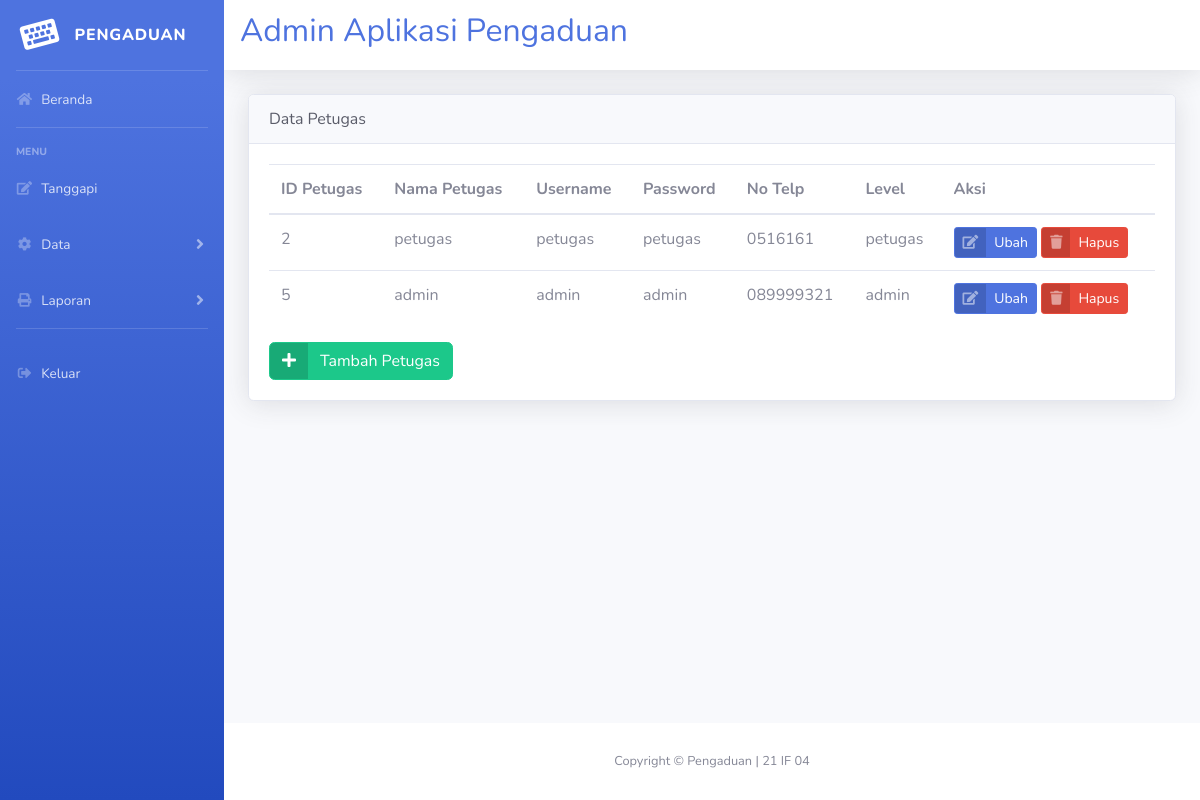
The app's page /admin/admin.php?url=lihat_petugas (signed in) with its own data.
### tables this page shows
CREATE TABLE `petugas` (
  `id_petugas` int(50) NOT NULL,
  `nama_petugas` varchar(50) NOT NULL,
  `username` varchar(50) NOT NULL,
  `password` varchar(50) NOT NULL,
  `telp` varchar(50) NOT NULL,
  `level` enum('admin','petugas','','') NOT NULL
);

### admin/lihat_petugas.php (the view, shortened to what this page needs)
<!DOCTYPE html>
<html lang="en">
    <head>
        <link href="../vendor/fontawesome-free/css/all.min.css" rel="stylesheet" type="text/css">
        <link href="../css/sb-admin-2.min.css" rel="stylesheet">
    </head>
    <body id="page-top">
    <div class="card shadow">
        <div class="card-header text-dark">
            Data Petugas
        </div>
        <div class="card-body">
            <table class="table table-hover">
                <thead>
                    <tr>
                        <th>ID Petugas</th>
                        <th>Nama Petugas</th>
                        <th>Username</th>
                        <th>Password</th>
                        <th>No Telp</th>
                        <th>Level</th>
                        <th>Aksi</th>
                    </tr>
                </thead>
                <tbody>
                    <?php
                    include "../koneksi.php";
                    $query = mysqli_query($conn, "SELECT * FROM petugas");
                    while ($d = mysqli_fetch_array($query)) {
                        ?>
                        <tr>
                            <td><?php echo $d['id_petugas'] ?></td>
                            <td><?php echo $d['nama_petugas'] ?></td>
                            <td><?php echo $d['username'] ?></td>
                            <td><?php echo $d['password'] ?></td>
                            <td><?php echo $d['telp'] ?></td>
                            <td><?php echo $d['level'] ?></td>
                            <td>
                            <a href="admin.php?url=edit_petugas&id=<?php echo $d['id_petugas'];?>" class="btn btn-primary btn-icon-split btn-sm">
                                    <span class="icon text-white-50">
                                        <i class="fas fa-edit"></i>
                                    </span>
                                    <span class="text">Ubah</span>
                                </a>
                                <a href="admin.php?url=hapus_petugas&id=<?php echo $d['id_petugas'];?>" class="btn btn-danger btn-icon-split btn-sm">
                                    <span class="icon text-white-50">
                                        <i class="fas fa-trash"></i>
                                    </span>
                                    <span class="text">Hapus</span>
                                </a>
                            </td>
                        </tr>
                    <?php } ?>
                </tbody>
            </table>
            <a href="?url=tambah_petugas" class="btn btn-success btn-icon-split">
                <span class="icon">
                    <i class="fas fa-plus"></i>
                </span>
                <span class="text">Tambah Petugas</span>
            </a>
        </div>
</div>
    </body>
</html>

### records on screen
petugas: id_petugas "2", nama_petugas "petugas", username "petugas", password "petugas", telp "0516161", level "petugas"
petugas: id_petugas "5", nama_petugas "admin", username "admin", password "admin", telp "089999321", level "admin"
